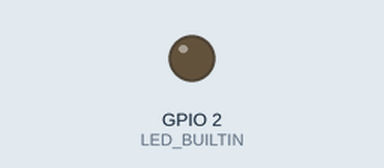
Recording of a sketch running on a simulated ESP8266 (NodeMCU). Shown: output pins drawn as LEDs (lit = HIGH, except the on-board LED, lit = LOW). WiFi joins after 1.5 s; servers stay silent unless stated; no MQTT or app messages arrive unless stated; what the sketch prints to the serial monitor is not drawn.

Above: at 2.6 s.
At 13.7 s:
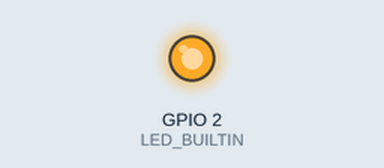
Timing chart, 0 to 14.7 s (numbered marks = the images above):
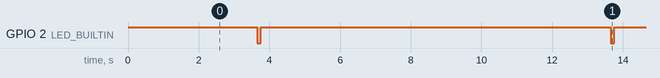

The sketch:

03_mqtt_pms.ino
```cpp
// HW-628 + PMS5003 空氣品質感測與 MQTT 上傳
// PMS5003 TX -> ESP8266 D5/GPIO14 (SoftwareSerial RX)
// PMS5003 RX -> ESP8266 D6/GPIO12 (SoftwareSerial TX，可選)

#include <ESP8266WiFi.h>
#include <SoftwareSerial.h>
#include <PubSubClient.h>

const char* WIFI_SSID = "PHMHSCS02";
// 請在本機設定，不要將真實密碼提交到公開儲存庫。
const char* WIFI_PASSWORD = "YOUR_WIFI_PASSWORD";
const char* MQTT_SERVER = "mqttgo.io";
const uint16_t MQTT_PORT = 1883;
const char* MQTT_TOPIC = "jean/AQI";

const uint8_t PMS_RX_PIN = 14;  // D5：接 PMS5003 TX
const uint8_t PMS_TX_PIN = 12;  // D6：接 PMS5003 RX，可不接
SoftwareSerial pmsSerial(PMS_RX_PIN, PMS_TX_PIN);

WiFiClient espClient;
PubSubClient mqttClient(espClient);

#ifndef LED_BUILTIN
#define LED_BUILTIN 2
#endif

unsigned long lastPublish = 0;
const unsigned long PUBLISH_INTERVAL = 10000;

void connectWiFi() {
  Serial.print("Connecting to WiFi");
  WiFi.mode(WIFI_STA);
  WiFi.begin(WIFI_SSID, WIFI_PASSWORD);
  while (WiFi.status() != WL_CONNECTED) {
    delay(500);
    Serial.print(".");
  }
  Serial.println();
  Serial.print("WiFi connected, IP: ");
  Serial.println(WiFi.localIP());
}

void connectMQTT() {
  while (!mqttClient.connected()) {
    String clientId = "HW628-PMS-" + String(ESP.getChipId(), HEX);
    Serial.print("Connecting to MQTT...");
    if (mqttClient.connect(clientId.c_str())) {
      Serial.println("connected");
    } else {
      Serial.print("failed, state=");
      Serial.print(mqttClient.state());
      Serial.println("; retry in 5 seconds");
      delay(5000);
    }
  }
}

bool readPMS5003(int& pm01, int& pm25, int& pm10) {
  const unsigned long timeout = 2000;
  unsigned long start = millis();

  while (millis() - start < timeout) {
    if (!pmsSerial.available()) {
      yield();
      continue;
    }

    if (pmsSerial.read() != 0x42) continue;
    unsigned long headerTime = millis();
    while (!pmsSerial.available() && millis() - headerTime < 100) yield();
    if (!pmsSerial.available() || pmsSerial.read() != 0x4D) continue;

    uint8_t frame[32];
    frame[0] = 0x42;
    frame[1] = 0x4D;
    uint8_t index = 2;
    unsigned long frameStart = millis();
    while (index < sizeof(frame) && millis() - frameStart < 500) {
      if (pmsSerial.available()) frame[index++] = pmsSerial.read();
      else yield();
    }
    if (index < sizeof(frame)) continue;

    uint16_t frameLength = (uint16_t(frame[2]) << 8) | frame[3];
    if (frameLength != 28) continue;

    uint16_t checksum = (uint16_t(frame[30]) << 8) | frame[31];
    uint16_t calculated = 0;
    for (uint8_t i = 0; i < 30; i++) calculated += frame[i];
    if (checksum != calculated) continue;

    pm01 = (int(frame[4]) << 8) | frame[5];
    pm25 = (int(frame[6]) << 8) | frame[7];
    pm10 = (int(frame[8]) << 8) | frame[9];
    return true;
  }

  return false;
}

void setup() {
  pinMode(LED_BUILTIN, OUTPUT);
  digitalWrite(LED_BUILTIN, HIGH);
  Serial.begin(115200);
  pmsSerial.begin(9600);
  delay(100);

  connectWiFi();
  mqttClient.setServer(MQTT_SERVER, MQTT_PORT);
  connectMQTT();
}

void loop() {
  if (WiFi.status() != WL_CONNECTED) connectWiFi();
  if (!mqttClient.connected()) connectMQTT();
  mqttClient.loop();

  unsigned long now = millis();
  if (now - lastPublish >= PUBLISH_INTERVAL || lastPublish == 0) {
    lastPublish = now;

    int pm01 = -1;
    int pm25 = -1;
    int pm10 = -1;
    bool valid = readPMS5003(pm01, pm25, pm10);

    char payload[80];
    snprintf(payload, sizeof(payload),
             "{\"pm01\":%d,\"pm25\":%d,\"pm10\":%d}",
             pm01, pm25, pm10);

    bool published = mqttClient.publish(MQTT_TOPIC, payload);
    Serial.print("PMS5003: ");
    Serial.println(valid ? "valid" : "not received");
    Serial.print("MQTT publish: ");
    Serial.println(published ? payload : "failed");

    digitalWrite(LED_BUILTIN, LOW);
    delay(100);
    digitalWrite(LED_BUILTIN, HIGH);
  }
}
```

Measured:
- by itself, GPIO 2 (LED_BUILTIN): alternates HIGH for 9.9 s and LOW for 0.10 s
